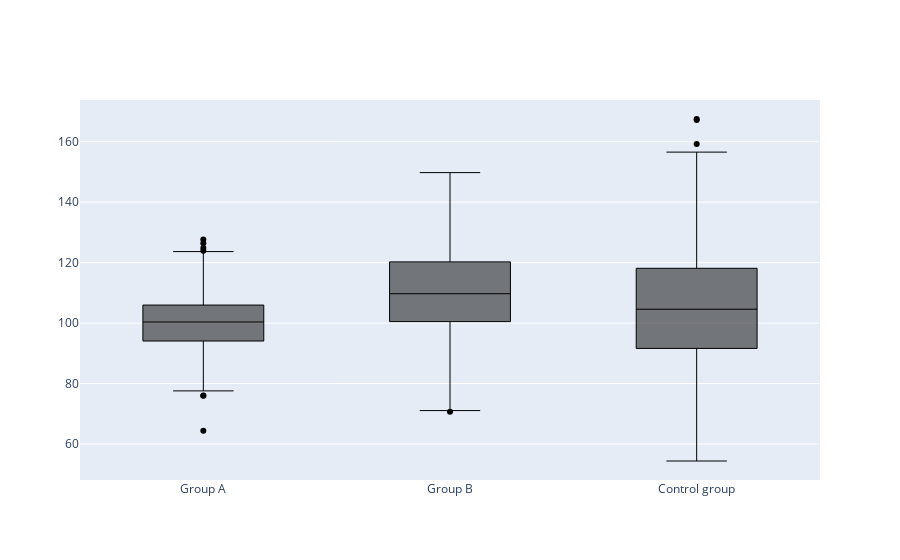

Notebook cell for this chart:
### Markdown cell above
## Line color

### Code cell
trace = []
vals = [group_a, group_b, control_group]
groups = ["Group A", "Group B", "Control group"]

for i in range(0, len(groups)):
        trace.append(go.Box(y = vals[i],
                           name = groups[i],
                           line = dict(color = "rgb(0, 0, 0)",
                                      width = 1),
                           showlegend = False))
        
data = trace

# iplot({"data":data}) # Old way!!
pio.show({"data":data})

### Figure 1 — Plotly figure (JSON) as saved in the notebook; plotly's stock layout.template omitted (floating-point values rounded to 4 significant figures; data arrays with more than 128 entries replaced by an {"elided": "..."} marker saying what was removed)
{"data": [{"line": {"color": "rgb(0, 0, 0)", "width": 1}, "name": "Group A", "showlegend": false, "type": "box", "y": {"elided": "500 float values"}}, {"line": {"color": "rgb(0, 0, 0)", "width": 1}, "name": "Group B", "showlegend": false, "type": "box", "y": {"elided": "500 float values"}}, {"line": {"color": "rgb(0, 0, 0)", "width": 1}, "name": "Control group", "showlegend": false, "type": "box", "y": {"elided": "500 float values"}}], "layout": {"autosize": true, "xaxis": {"autorange": true, "range": [-0.5, 2.5], "type": "category"}, "yaxis": {"autorange": true, "range": [48.1, 173.8], "type": "linear"}}}
